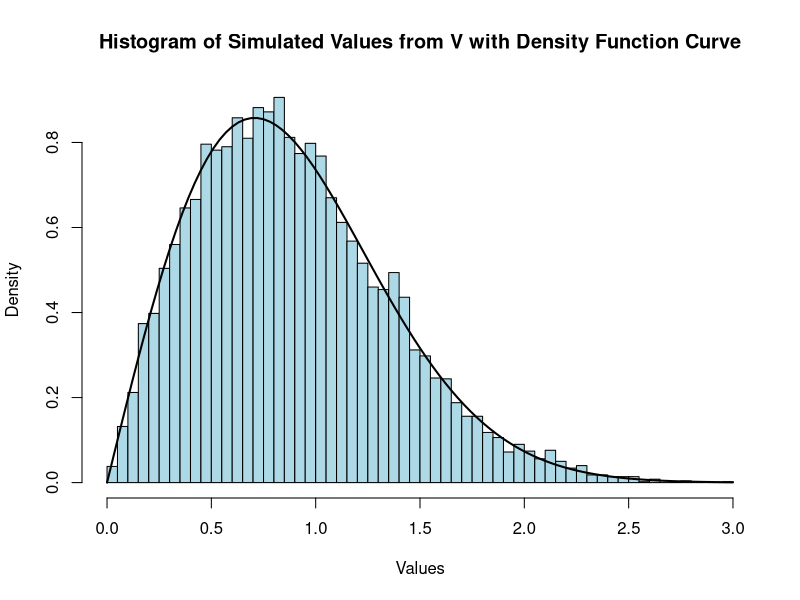
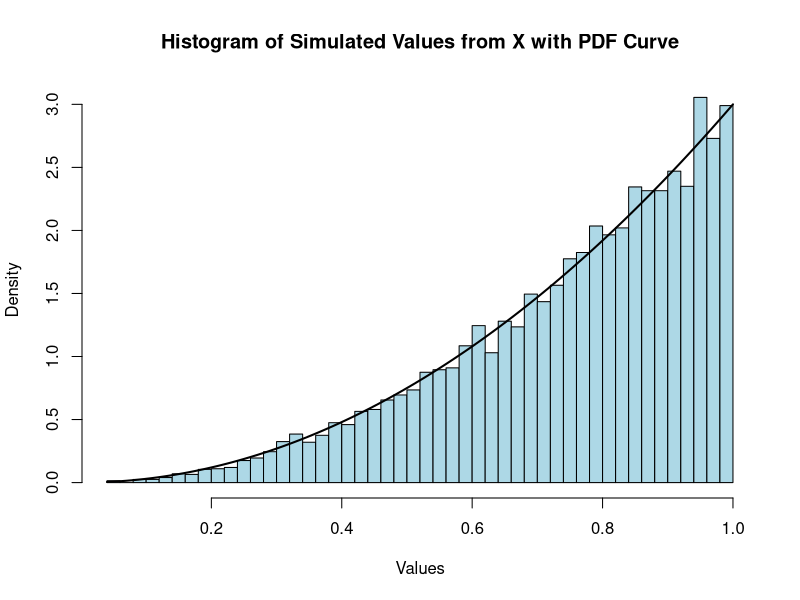
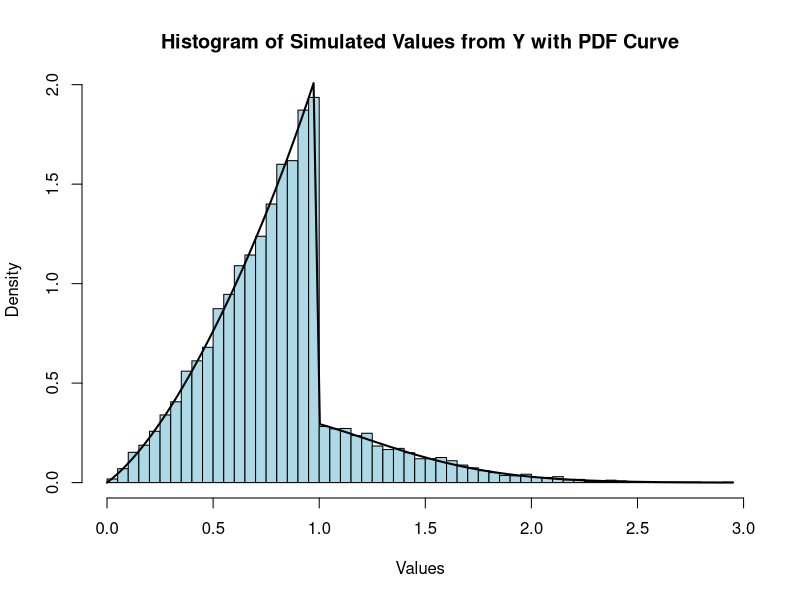
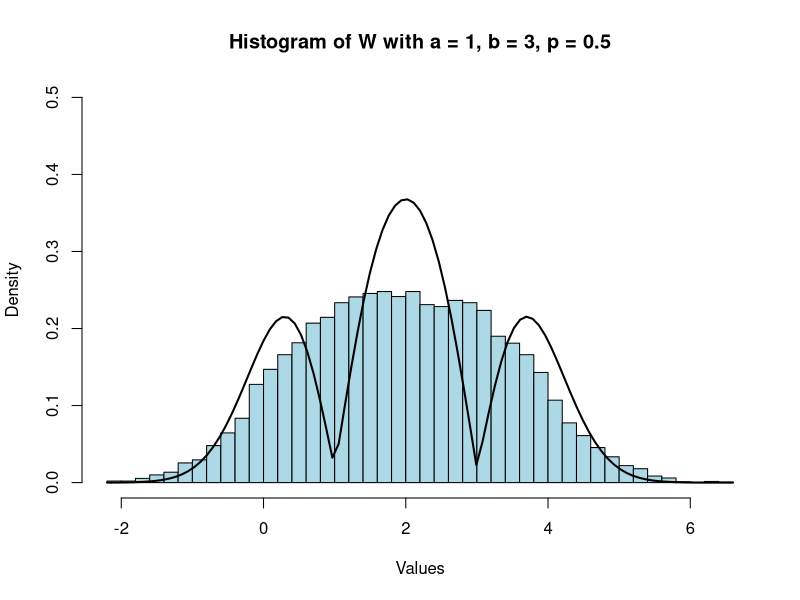
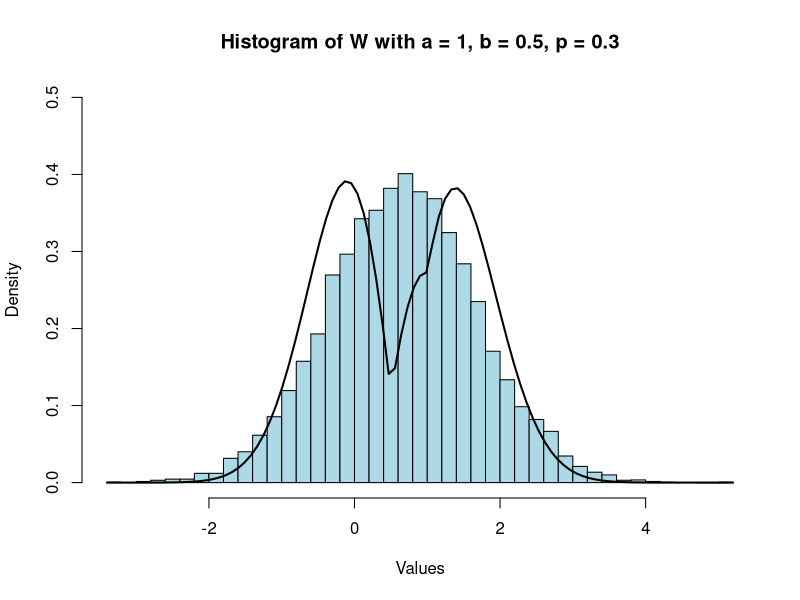
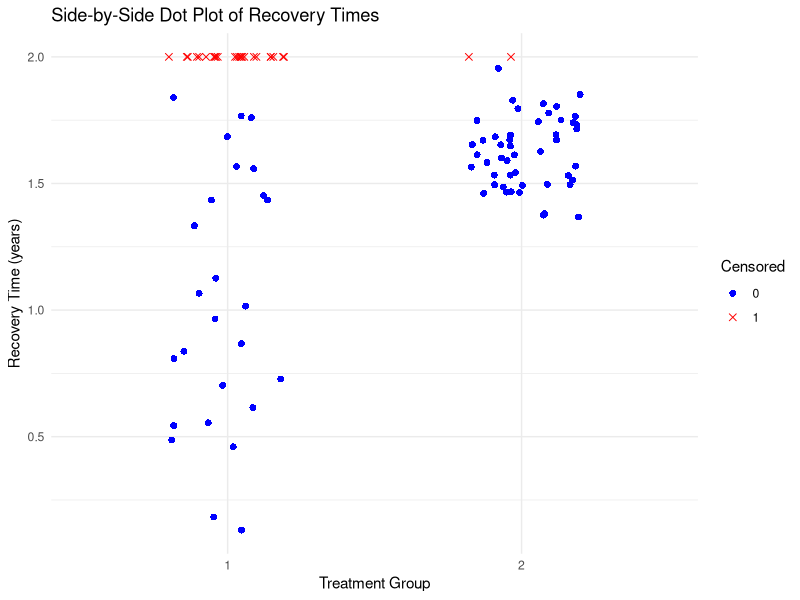
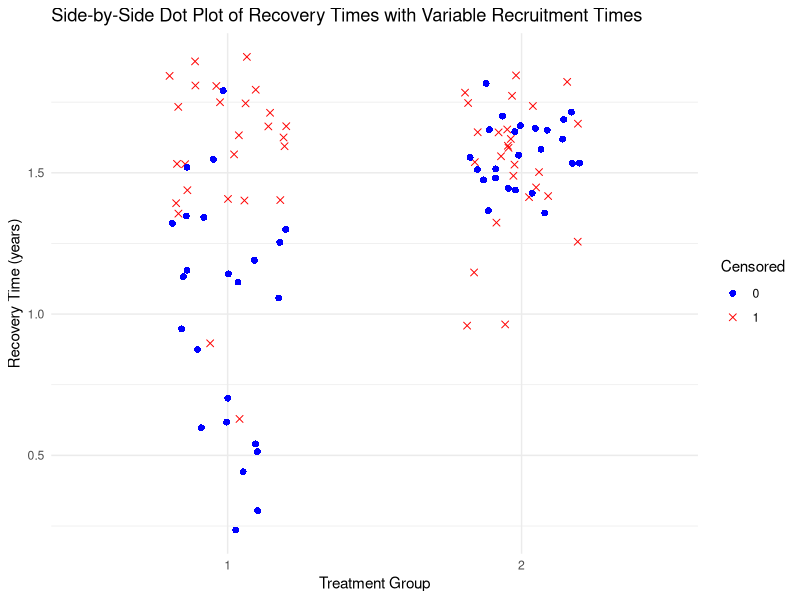
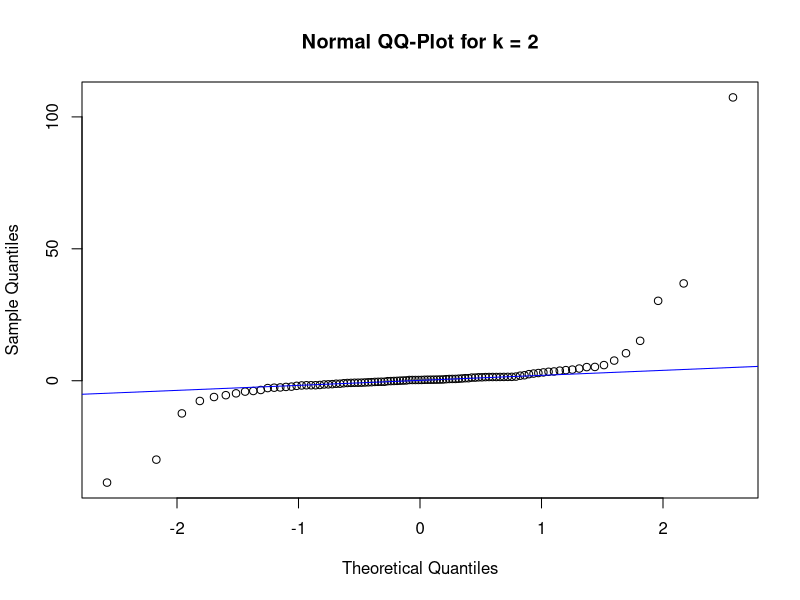

The R script that drew these images, in order:
## ---- chunk 1
rmyV <- function(n) {
  u <- runif(n)
  x <- sqrt(-log(1 - u))
  return(x)
}
## ---- chunk 2
dV <- function(x){
  ifelse(x > 0, 2 * x * exp(-x^2), 0)
}

set.seed(51940633)
simVals <- rmyV(10000)

hist(simVals, probability = TRUE, breaks = 50,
main = "Histogram of Simulated Values from V with Density Function Curve",
xlab = "Values", col = "lightblue", border = "black")

curve(dV(x), add = TRUE, col = "black", lwd = 2)
## ---- chunk 3
rmyX <- function(n){
  u <- runif(n)
  x <- u^(1/3)
  return(x)
}
## ---- chunk 4
dX <- function(x){
  ifelse(x >= 0 & x <= 1, 3 * x^2, 0)
}

set.seed(51940633)
simVals <- rmyX(10000)

hist(simVals, probability = TRUE, breaks = 50,
main = "Histogram of Simulated Values from X with PDF Curve",
xlab = "Values", col = "lightblue", border = "black")

curve(dX(x), add = TRUE, col = "black", lwd = 2)
## ---- chunk 5
rmyY <- function(n, p) {
  # Step 1: Determine which distribution to sample from
  from_V <- rbinom(n, 1, p)  # Vector of 0s and 1s, where 1 means sample from V
  
  # Step 2: Generate samples from the appropriate distribution
  samples <- numeric(n)
  samples[from_V == 1] <- rmyV(sum(from_V == 1))  # Generate from V where from_V == 1
  samples[from_V == 0] <- rmyX(sum(from_V == 0))  # Generate from X where from_V == 0
  
  return(samples)
}
## ---- chunk 6
gY <- function(y, p) {
  p * (2 * y * exp(-y^2)) + (1 - p) * (ifelse(y >= 0 & y <= 1, 3 * y^2, 0))
}

set.seed(51940633)  # for reproducibility
simulated_values_Y <- rmyY(10000, p = 0.4)

hist(simulated_values_Y, probability = TRUE, breaks = 50,
     main = "Histogram of Simulated Values from Y with PDF Curve",
     xlab = "Values", col = "lightblue", border = "black")

curve(gY(x, p = 0.4), add = TRUE, col = "black", lwd = 2)
## ---- chunk 7
# Code was partially generated by ChatGPT, but was edited/modified and understood before using it.
# Define the base PDF h(x)
h <- function(x) {
  abs(x) * exp(-x^2)
}

# Define the combined PDF f_W(x) for overlaying the histogram
fW <- function(x, a, b, p) {
  p * h(x - a) + (1 - p) * h(x - b)
}

# Define the function rmyW to generate random samples from f_W
rmyW <- function(n, a, b, p) {
  # Step 1: Determine which distribution to sample from
  from_a <- rbinom(n, 1, p)  # Vector of 0s and 1s, where 1 means sample shifted by a
  
  # Step 2: Generate samples from the base distribution h and shift them
  samples <- numeric(n)
  base_samples <- rnorm(n)  # Sample from standard normal as a base for |X|, where X ~ N(0,1)
  base_samples <- abs(base_samples) * sign(base_samples)  # Use |X| for the distribution h(x)
  
  # Step 3: Apply the shifts
  samples[from_a == 1] <- base_samples[from_a == 1] + a
  samples[from_a == 0] <- base_samples[from_a == 0] + b
  
  return(samples)
}

# Generate 10,000 samples for the specified cases
set.seed(51940633)  # for reproducibility
sample1 <- rmyW(10000, a = 1, b = 3, p = 0.5)
sample2 <- rmyW(10000, a = 1, b = 0.5, p = 0.3)

# Plot histogram with PDF overlay for the first case
hist(sample1, probability = TRUE, breaks = 50,
     main = "Histogram of W with a = 1, b = 3, p = 0.5",
     xlab = "Values", col = "lightblue", border = "black", ylim=c(0,0.5))
curve(fW(x, a = 1, b = 3, p = 0.5), add = TRUE, col = "black", lwd = 2)

# Plot histogram with PDF overlay for the second case
hist(sample2, probability = TRUE, breaks = 50,
     main = "Histogram of W with a = 1, b = 0.5, p = 0.3",
     xlab = "Values", col = "lightblue", border = "black",ylim=c(0,0.5))
curve(fW(x, a = 1, b = 0.5, p = 0.3), add = TRUE, col = "black", lwd = 2)

## ---- chunk 8
# Code was partially generated by ChatGPT, but was edited/modified and understood before using it.
rClinicalTrial <- function(n, mu, sigma, T) {
  # Generate recovery times for placebo group
  placeboTimes <- rlnorm(n, meanlog = mu[1], sdlog = sigma[1])
  placeboCensored <- ifelse(placeboTimes > T, 1, 0)
  placeboTimes <- ifelse(placeboTimes > T, T, placeboTimes)
  
  # Generate recovery times for treatment group
  treatmentTimes <- rlnorm(n, meanlog = mu[2], sdlog = sigma[2])
  treatmentCensored <- ifelse(treatmentTimes > T, 1, 0)
  treatmentTimes <- ifelse(treatmentTimes > T, T, treatmentTimes)
  
  # Combine results into a data frame
  data <- data.frame(
    group = rep(1:2, each = n),
    recovery_time = c(placeboTimes, treatmentTimes),
    censored = c(placeboCensored, treatmentCensored)
  )
  
  return(data)
}
## ---- chunk 9
# Set parameters
n <- 50
mu <- c(0.5, 0.5)
sigma <- c(1, 0.1)
T <- 2

# Simulate clinical trial data
set.seed(51940633)  # for reproducibility
clinical_data <- rClinicalTrial(n, mu, sigma, T)
head(clinical_data)  # Display the first few rows of data
## ---- chunk 10
# Load necessary library for plotting
library(ggplot2)

# Create a dot plot with different symbols for censored observations
ggplot(clinical_data, aes(x = factor(group), y = recovery_time,
  color = factor(censored))) +
  geom_jitter(width = 0.2, aes(shape = factor(censored)), size = 2) +
  scale_shape_manual(values = c(16, 4)) +  # 16: filled circle, 4: X mark for censored
  scale_color_manual(values = c("blue", "red")) +
  labs(
    x = "Treatment Group",
    y = "Recovery Time (years)",
    color = "Censored",
    shape = "Censored",
    title = "Side-by-Side Dot Plot of Recovery Times"
  ) +
  theme_minimal()
## ---- chunk 11
# Code was partially generated by ChatGPT, but was edited/modified and understood before using it.
rClinicalTrial <- function(n, mu, sigma, T, alpha, beta) {
  # Generate recruitment times for all patients from Gamma distribution
  recruitment_times <- rgamma(2 * n, shape = alpha, scale = beta)
  censoring_times <- T - recruitment_times  # Time each patient has in the study
  
  # Generate recovery times for placebo group
  placebo_times <- rlnorm(n, meanlog = mu[1], sdlog = sigma[1])
  placebo_censored <- ifelse(placebo_times > censoring_times[1:n], 1, 0)
  placebo_times <- ifelse(placebo_times > censoring_times[1:n], censoring_times[1:n], placebo_times)
  
  # Generate recovery times for treatment group
  treatment_times <- rlnorm(n, meanlog = mu[2], sdlog = sigma[2])
  treatment_censored <- ifelse(treatment_times > censoring_times[(n + 1):(2 * n)], 1, 0)
  treatment_times <- ifelse(treatment_times > censoring_times[(n + 1):(2 * n)], censoring_times[(n + 1):(2 * n)], treatment_times)
  
  # Combine results into a data frame
  data <- data.frame(
    group = rep(1:2, each = n),
    recovery_time = c(placebo_times, treatment_times),
    censored = c(placebo_censored, treatment_censored)
  )
  
  return(data)
}
## ---- chunk 12
# Set parameters
n <- 50
mu <- c(0.5, 0.5)
sigma <- c(1, 0.1)
T <- 2
alpha <- 2
beta <- 0.2

# Simulate clinical trial data
set.seed(51940633)  # for reproducibility
clinical_data <- rClinicalTrial(n, mu, sigma, T, alpha, beta)
head(clinical_data)  # Display the first few rows of data

## ---- chunk 13
# Load necessary library for plotting
library(ggplot2)

# Create a dot plot with different symbols for censored observations
ggplot(clinical_data, aes(x = factor(group), y = recovery_time,
  color = factor(censored))) +
  geom_jitter(width = 0.2, aes(shape = factor(censored)), size = 2) +
  scale_shape_manual(values = c(16, 4)) +  # 16: filled circle, 4: X mark for censored
  scale_color_manual(values = c("blue", "red")) +
  labs(
    x = "Treatment Group",
    y = "Recovery Time (years)",
    color = "Censored",
    shape = "Censored",
    title = "Side-by-Side Dot Plot of Recovery Times with Variable Recruitment Times"
  ) +
  theme_minimal()

## ---- chunk 14
# Code was partially generated by ChatGPT, but was edited/modified and understood before using it.

rParetoX <- function(n, k) {
  # Generate Pareto distributed values (scale = 1, shape = k - 1)
  pareto_values <- (1 / runif(n))^(1 / (k - 1)) - 1
  
  # Assign random signs using rbinom
  signs <- ifelse(rbinom(n, 1, 0.5) == 0, -1, 1)
  
  # Apply signs to Pareto values
  simulated_values <- signs * pareto_values
  return(simulated_values)
}

## ---- chunk 15
# Set parameters
sample_size <- 50
num_samples <- 100
k_values <- 2:5

# Store the means for each k in a list
sample_means <- list()

# Loop over each value of k
for (k in k_values) {
  means <- numeric(num_samples)
  for (i in 1:num_samples) {
    # Generate a sample of size 50 for the given k
    sample <- rParetoX(sample_size, k)
    # Calculate the sample mean
    means[i] <- mean(sample)
  }
  # Store means for current k
  sample_means[[as.character(k)]] <- means
}

# Load required package for plotting
library(ggplot2)

# Plot QQ-plots for each k
for (k in k_values) {
  qqnorm(sample_means[[as.character(k)]], main = paste("Normal QQ-Plot for k =", k))
  qqline(sample_means[[as.character(k)]], col = "blue")
}
